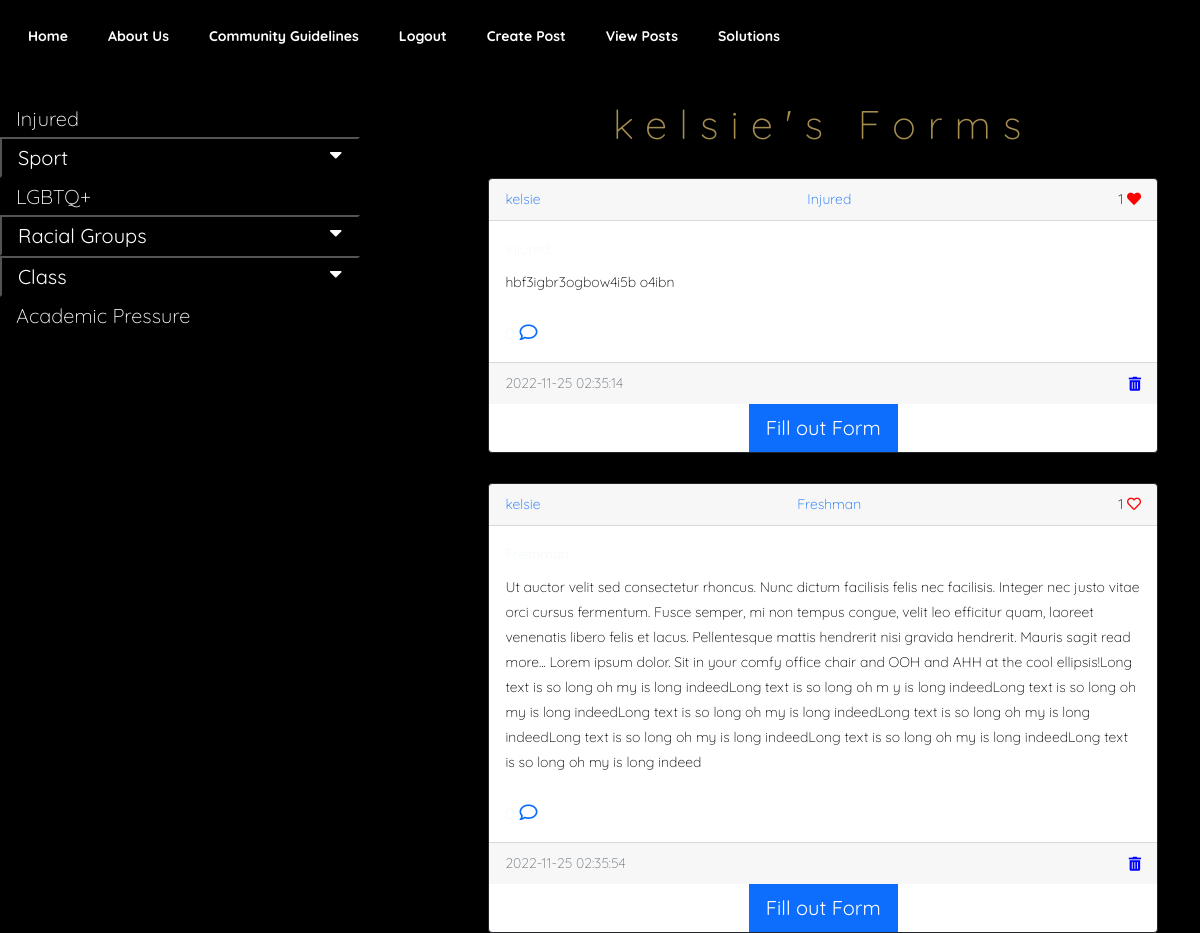
Page /posts/kelsie (signed in) on the earlier database version.
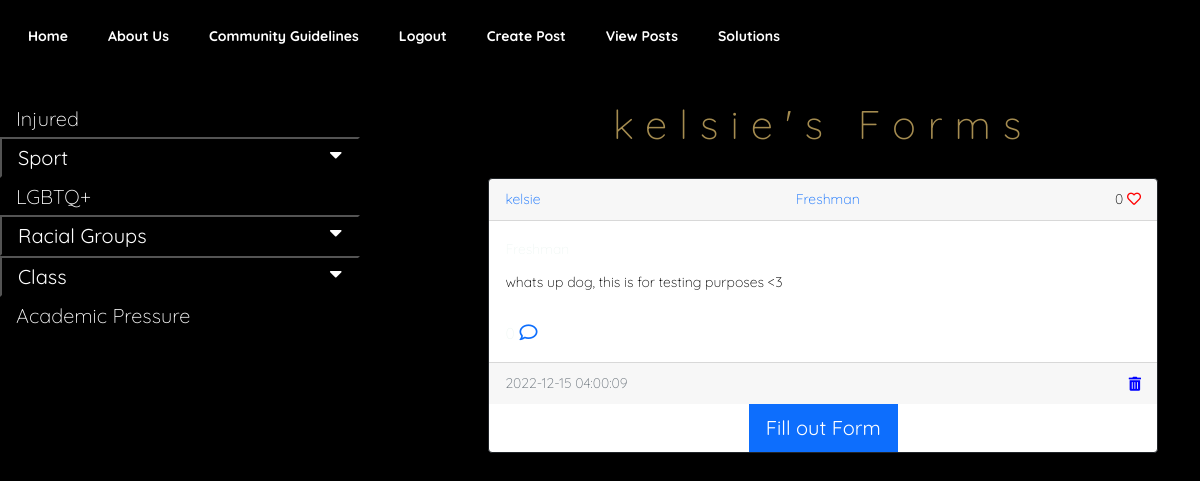
Same page on the later database version.
### website/models.py (models this page shows)
class User(db.Model, UserMixin):
    id = db.Column(db.Integer, primary_key=True)
    email = db.Column(db.String(150), unique=True)
    username = db.Column(db.String(150), unique=True)
    password = db.Column(db.String(150))
    browser = db.Column(db.String(150))
    date_created = db.Column(db.DateTime(timezone=True), default=func.now())
    posts = db.relationship('Post', backref='user', passive_deletes=True)
    comments = db.relationship('Comment', backref='user', passive_deletes=True)
    likes = db.relationship('Like', backref='user', passive_deletes=True)

class Post(db.Model):
    id = db.Column(db.Integer, primary_key=True)
    text = db.Column(db.Text, nullable=False)
    categ = db.Column(db.Text, nullable=True)
    browser = db.Column(db.String(150), unique=True)
    date_created = db.Column(db.DateTime(timezone=True), default=func.now())
    author = db.Column(db.Integer, db.ForeignKey('user.id', ondelete="CASCADE"), nullable=False)
    comments = db.relationship('Comment', backref='post', passive_deletes=True)
    likes = db.relationship('Like', backref='post', passive_deletes=True)

### website/views.py (the view)
@views.route("/posts/<username>")
@login_required
def posts(username):
    user = User.query.filter_by(username=username).first()
    if not user:
        flash('No user with that username exists.', category='error')
        return redirect(url_for('views.view_posts'))
    posts=Post.query.filter_by(author=user.id).all()
    return render_template("posts.html", user=current_user, posts=posts, username=username)

### website/__init__.py (called while the page is built)
def create_app():
    app = Flask(__name__)
    app.config['SECRET_KEY'] = "helloworld"
    app.config['SQLALCHEMY_DATABASE_URI'] = f'sqlite:///{DB_NAME}'
    app.config['RECAPTCHA_PUBLIC_KEY'] = '6Lf2mcMhAAAAAHPekK8_exQ5enP1db6kYKlevRyb'
    app.config['RECAPTCHA_PRIVATE_KEY'] = '6Lf2mcMhAAAAALsvyxebf4_d8gSHDE5ZkYa3hNpo'
    recaptcha = ReCaptcha(app)
    db.init_app(app)
    from .views import views
    from .auth import auth
    app.register_blueprint(views, url_prefix="/")
    app.register_blueprint(auth, url_prefix="/")
    from .models import User, Post, Comment, Like, Browsers
    create_database(app)
    login_manager = LoginManager()
    login_manager.login_view = "auth.login"
    login_manager.init_app(app)
    @login_manager.user_loader
    def load_user(id):
        return User.query.get(int(id))
    return app

### website/templates/posts.html (shortened to what this page needs)
{% extends "posts_div.html" %} {% block title %}{{username}}'s Forms{% endblock %} {% block header
%}{{username}}'s Forms {% endblock %}
{% block footer %}
<div class="post" align="center">
    <a href="/view_posts">
        <button type="button" class="btn btn-primary btn-lg">
        </button></a>
</div>
{%endblock %}

### website/templates/posts_div.html (shortened to what this page needs)
{% extends "base.html" %} {% block title %}Home{% endblock %} {% block content
%}
<head>
    <link rel="stylesheet" href="https://use.fontawesome.com/releases/v5.6.3/css/all.css">
</head>
<body>
<section class="posts-page">
<div class="sidenav">
  <a href="/posts_sorted/injured">Injured</a>
  <button class="dropdown-btn">Sport
    <i class="fa fa-caret-down"></i>
  </button>
  <a href="/posts_sorted/lgbtq">LGBTQ+</a>
  <button class="dropdown-btn">Racial Groups
    <i class="fa fa-caret-down"></i>
  </button>
  <button class="dropdown-btn">Class
    <i class="fa fa-caret-down"></i>
  </button>
  <a href="/posts_sorted/academic">Academic Pressure</a>
</div>
<div id="posts">
    <h1 class="posts-header">{% block header %}Posts{% endblock %}</h1>
    {% for post in posts %}
    <div class="card border-dark">
        <div class="card-header d-flex justify-content-between align-items-center">
            <a href="/posts/{{post.user.username}}">{{post.user.username}}</a>
            <a href="/posts_sorted/{{post.browser}}">{{post.browser}}</a>
            <div>
                                <link rel="stylesheet" href="https://use.fontawesome.com/releases/v5.13.0/css/all.css">
                <span id="likes-count-{{post.id}}">
        {{ post.likes|length }}</span>
                {% if user.id in post.likes|map(attribute="author")|list %}
                <a
                        class="fas fa-heart"
                        id="like-button-{{post.id}}"
                        onclick="like({{post.id}})"
                ></a>
                {% else %}
                <a
                        class="far fa-heart"
                        id="like-button-{{post.id}}"
                        onclick="like({{post.id}})"
                ></a>
                {% endif %}
            </div>
        </div>
        <div class="card-body">
            <div href="/posts/{{post.browser}}" class="card-title">{{post.browser}}</div>
<div class="ex1">{{ post.text }}</div>
            <br/>
            <p class="card-text">
                {% if post.comments|length >= 0 %}
                    <small>{{post.comments|length}}</small>
                <a data-bs-toggle="collapse"
                        class="fa-regular fa-comment"
                        href="#comments-{{post.id}}"
                ></a>
                {% else %}
                <small class="text-muted"> No Comments</small>
                {% endif %}
            </p>
        </div>
        <div class="card-footer text-muted">
            {{post.date_created}}
            {% if user.id == post.author %}
                    <a style="color:blue;"
                        class="fas fa-trash-can"
                        href="/delete-post/{{post.id}}"
                ></a>
            {% endif %}
        </div>
        <div align="center">
        <a href="/create-post">
            <button type="button" class="btn btn-primary btn-lg">
                Fill out Form
            </button>
        </a>
    </div>
    </div>
        {% endfor %}
    {% block footer %}{% endblock %} {% endblock %}

### website/templates/base.html (shortened to what this page needs)
<!DOCTYPE html>
<html lang="en">
<head>
    <link
            href="https://cdn.jsdelivr.net/npm/bootstrap@5.0.2/dist/css/bootstrap.min.css"
            rel="stylesheet"
    />
    <link rel="stylesheet" href="{{ url_for('static', filename='styles/style.css') }}">
    <link rel="stylesheet" href="{{ url_for('static', filename='styles/style.css') }}">
</head>
<body>
<nav class="navbar navbar-expand-lg navbar-light">
    <div class="container-fluid">
        <div class="collapse navbar-collapse" id="navbar">
            <div class="navbar-nav">
                <a class="nav-item nav-link" href="/home">Home</a>
                <a class="nav-item nav-link" href="/about_us">About Us</a>
                <a class="nav-item nav-link" href="/community_guidelines">Community Guidelines</a>
                {% if user.is_authenticated%}
                <a class="nav-item nav-link" href="/logout">Logout</a>
                <a class="nav-item nav-link" href="/create-post">Create Post</a>
                <a class="nav-item nav-link" href="/view_posts/">View Posts</a>
                <a class="nav-item nav-link" href="/solutions">Solutions</a>
                {%else%}
                <a class="nav-item nav-link" href="/login">Login</a>
                <a class="nav-item nav-link sign-up" href="/sign-up">Sign Up</a>
                {%endif%}
            </div>
        </div>
    </div>
</nav>
<div class="container">{% block content %}{% endblock %}</div>
</body>
</html>

### website/static/styles/style.css (style rules this page uses)
html, body, { position:fixed; top:0; bottom:0; left:0; right:0; }
body { font-size: 14px; font-weight: 300; line-height: 25px; color: #F0F7F4; font-family: "Quicksand", sans-serif; -webkit-font-smoothing: antialiased; background-color: #000; }
div { display: block; }
a, a:active, a:focus, a:active { text-decoration: none; }
h1, h2, h3, h4, h5, h6 { font-weight: 300; margin: 0px; color: #A58C50; }
h1 { letter-spacing: 0.3em; font-size: 40px; }
p { font-size: 18px; line-height: 25px; }
a { transition: all 0.2s ease-in-out 0s; }
span { color: black; }
.sidenav { padding-top: 100px; position: fixed; width: 30%; height: 100%; z-index: 1; top: 0; left: 0; background-color: #000; overflow-x: hidden; }
.sidenav a, .dropdown-btn { padding: 6px 8px 6px 16px; text-decoration: none; font-size: 20px; color: #FFF; display: block; background: none; width: 100%; text-align: left; cursor: pointer; outline: none; }
.fa-caret-down { float: right; padding-right: 8px; }
#posts { padding-top: 100px; width: 100%; float: right !important; }
.border-dark { width: 60%; float: right !important; margin-top: 30px; }
.posts-header { text-align: center; width: 60%; float: right !important; }
.container { overflow: hidden; width: 100%!important; }
.btn { border-radius: 0; }
.card-footer { display: flex; align-items: center!important; justify-content: space-between!important; }
.far, .fas { color: red; }
.navbar { position: fixed; background-color: #000; width: 100%; z-index: 2; align-items: right; }
.nav-link { font-size: 14px; font-weight: bold; margin: 0.5rem 1rem 1rem 0.5rem; }
.navbar-light .navbar-nav .nav-link { color: #FFF; text-align: center; }
.ex1 { color: #000; }

Differences in the rows shown:
removed Post: user.username "kelsie", browser "Freshman", likes|length "1", text "Ut auctor velit sed consectetur rhoncus. Nunc dictum facilisis felis nec facilisis. Integer nec justo vitae orci cursus fermentum. Fusce semper, mi non tempus congue, velit leo efficitur quam, laoreet venenatis libero felis et lacus. Pellentesque mattis hendrerit nisi gravida hendrerit. Mauris sagit read more... Lorem ipsum dolor. Sit in your comfy office chair and OOH and AHH at the cool ellipsis!Long text is so long oh my is long indeedLong text is so long oh m y is long indeedLong text is so long oh my is long indeedLong text is so long oh my is long indeedLong text is so long oh my is long indeedLong text is so long oh my is long indeedLong text is so long oh my is long indeedLong text…", date_created "2022-11-25 02:35:54"
changed Post "kelsie": browser "Injured" → "Freshman"; likes|length "1" → "0"; text "hbf3igbr3ogbow4i5b o4ibn" → "whats up dog, this is for testing purposes <3"; date_created "2022-11-25 02:35:14" → "2022-12-15 04:00:09"
